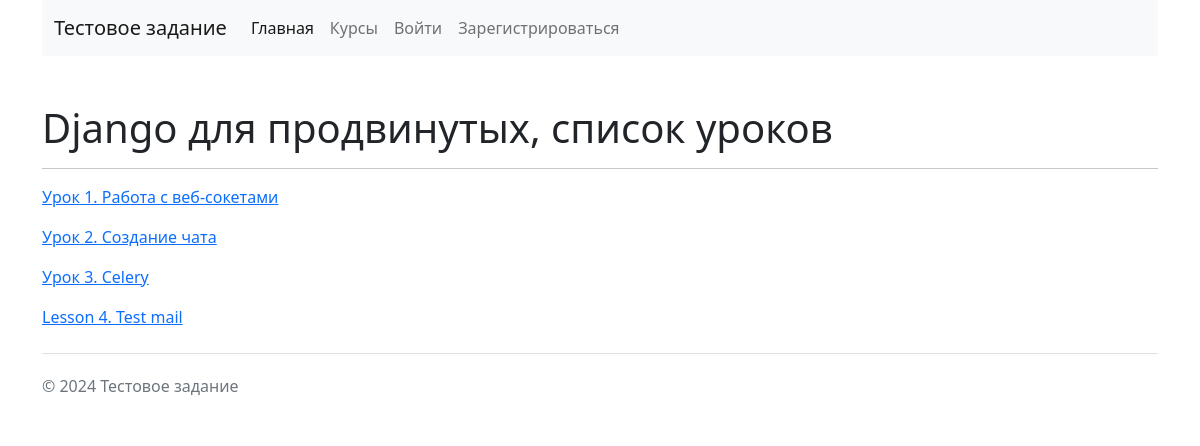
The page /products/lesson/django-dlya-prodvinutyh/ on the database its author committed.
### products/models.py (models this page shows, shortened)
class Product(models.Model):
    product_name = models.CharField('Название', max_length=120)
    description = models.TextField('Описание')
    start_date = models.DateField('Дата начала')
    price = models.DecimalField('Цена', max_digits=10, decimal_places=2)
    author = models.ManyToManyField(get_user_model(), verbose_name='Авторы',
                                    related_name='product_author')
    product_cover = models.ImageField('Обложка', upload_to='product_covers/%Y')
    slug = models.SlugField('URL', max_length=120, unique=True, db_index=True)
    max_student_quantity = models.PositiveIntegerField(
        'Максимальное количество студентов в группе',
        default=5
    )
    is_published = models.BooleanField('Опубликован', default=False)
    class Meta:
        db_table = 'product'
        verbose_name = 'Товар'
        verbose_name_plural = 'Товары'

class Lesson(models.Model):
    lesson_name = models.CharField('Название', max_length=120)
    video_content = models.FileField('Видео', upload_to='videos/%Y')
    product = models.ForeignKey(Product, verbose_name='Товар',
                                on_delete=models.CASCADE, related_name='lessons')
    class Meta:
        db_table = 'lesson'
        verbose_name = 'Урок'
        verbose_name_plural = 'Уроки'
    def __str__(self):
        return self.lesson_name

### products/views.py (the view)
# urls.py: path('lesson/<slug:product_url>/', lesson, name='lesson'),
def lesson(request, product_url):
    product = get_object_or_404(Product, slug=product_url)
    """
    Проверяем параметр is_published
    (выключение кнопки на странице курса, не дает гарантии, что кто-то захочет
    перейти к урокам через url). Если он равен False, то перекидываем на страницу
    информации о курсе, а иначе даем пользователю смотреть уроки
    """
    if not product.is_published:
        return redirect('product:product_detail', product_url=product_url)
    current_lesson = request.GET.get('lesson') # Получаем текущий урок
    product_lessons = product.lessons.all() # Получаем все уроки конкретного курса
    lessons_quantity = product_lessons.count() # Кол-во уроков
    if current_lesson:
        if int(current_lesson) > lessons_quantity:
            return redirect('product:product_detail', product_url=product_url)
        product_lessons = product_lessons[int(current_lesson) - 1]
    context = {
        'title': product.product_name,
        'lessons': product_lessons,
        'current_lesson': current_lesson,
        'lessons_quantity': lessons_quantity
    }
    return render(request, 'products/lesson.html', context)

### templates/products/lesson.html (shortened to what this page needs)
{% extends "base.html" %}
{% load static %}
{% block content %}
    {% if not current_lesson %}
        <h1>{{ title }}, список уроков</h1>
        <hr>
        {% for lesson in lessons %}
            <a href='?lesson={{ forloop.counter }}'><p>{{ lesson }}</p></a>
        {% endfor %}
    {% endif %}
{% endblock %}

### rows shown on the page
Product: product_name "Django для продвинутых"
Lesson: lesson_name "Урок 1. Работа с веб-сокетами"
Lesson: lesson_name "Урок 2. Создание чата"
Lesson: lesson_name "Урок 3. Celery"
Lesson: lesson_name "Lesson 4. Test mail"
